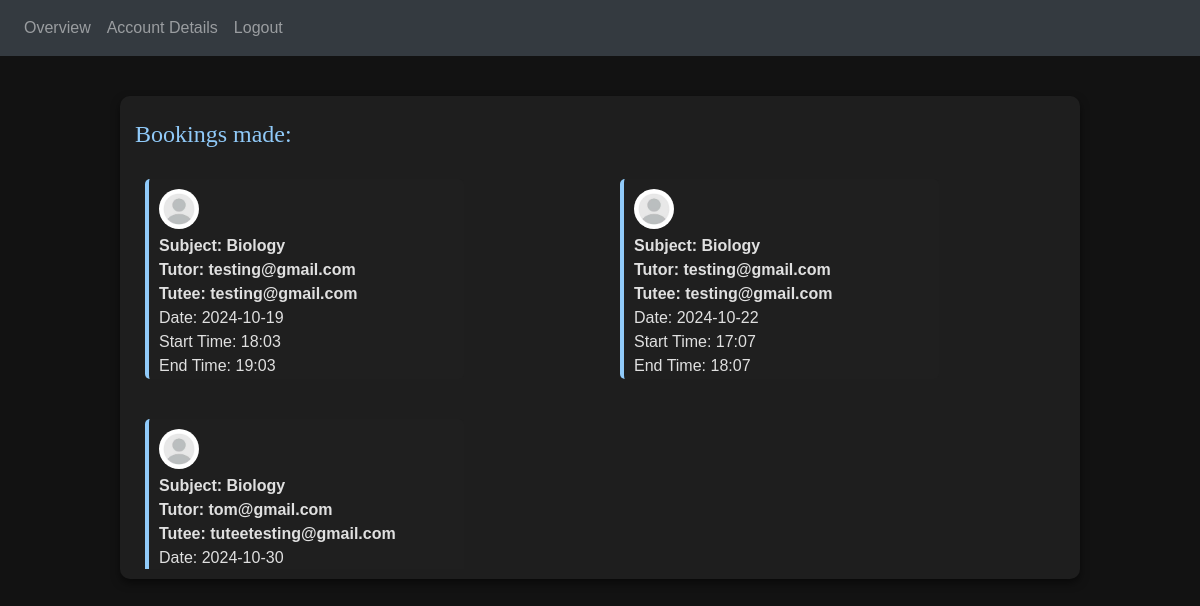
Page /administrator (signed in) on the committed database.
### tables this page shows
CREATE TABLE Subjects (
	subject_id INTEGER NOT NULL,
	subject TEXT NOT NULL,
	CONSTRAINT Subjects_PK PRIMARY KEY (subject_id)
);

CREATE TABLE Bookings (
	booking_id INTEGER NOT NULL,
	subject_id INTEGER NOT NULL,
	tutor_email TEXT NOT NULL,
	tutee_email TEXT NOT NULL,
	date TEXT NOT NULL,
	start_time TEXT NOT NULL,
	end_time TEXT NOT NULL,
	CONSTRAINT Bookings_PK PRIMARY KEY (booking_id),
	CONSTRAINT Bookings_Subjects_FK FOREIGN KEY (subject_id) REFERENCES Subjects(subject_id),
	CONSTRAINT Bookings_Tutors_FK FOREIGN KEY (tutor_email) REFERENCES Tutors(email),
	CONSTRAINT Bookings_Tutees_FK FOREIGN KEY (tutee_email) REFERENCES Tutees(email)
);

### website/views.py (the view)
@views.route('/administrator')
@login_required
def administratorhome():
    def get_timings():
        conn = s.connect("tutoring.db")
        c = conn.cursor()
        c.execute('SELECT subject_id, tutor_email, tutee_email, date, start_time, end_time FROM Bookings')
        data = c.fetchall()  # returning all the bookings made from the database
        for row in range(0, len(data)):
            data[row] = list(data[row])
            data[row][0] = id_to_name(data[row][0])  # converting every subject id to their name
        c.close()
        return data
    records = get_timings()
    return render_template("administratorhome.html", user=current_user, records=records)

### website/__init__.py (called while the page is built)
def create_app():
    app = Flask(__name__)
    app.config['SECRET_KEY'] = 'ihfeoihdaoihaoihfa hufeffdshufds'
    from .views import views
    from .auth import auth
    app.register_blueprint(views, url_prefix='/')
    app.register_blueprint(auth, url_prefix='/')
    from .models import Tutor, Tutee, Administrator
    login_manager = LoginManager()
    login_manager.login_view = 'auth.login'
    login_manager.init_app(app)
    @login_manager.user_loader
    def load_user(email):
        print(f"Loading user with email: {email}")
        return find_load(email)
    return app

### website/auth.py (called while the page is built)
def find_load(email):  # combining database tables of all account types to find a specific account using email
    conn = s.connect("tutoring.db")
    c = conn.cursor()
    c.execute("""SELECT email, firstname, password FROM Tutors WHERE email = ?
                      UNION SELECT email, firstname, password FROM Tutees WHERE email = ?
                      UNION SELECT email, firstname, password FROM Administrators WHERE email = ?""",
              (str(email), str(email), str(email)))
    data = c.fetchone()
    c.close()
    if data is None:
        return None
    else:
        return User(data[0], data[1], data[2]) # returns the data using the User class

### website/views.py (called while the page is built)
def id_to_name(id):
    conn = s.connect("tutoring.db")
    c = conn.cursor()
    c.execute('SELECT subject FROM Subjects WHERE subject_id = ?', (int(id),))
    data = c.fetchone()
    c.close()
    if data:
        return data[0]  # returns the name of the subject
    else:
        return None

### website/templates/administratorhome.html (shortened to what this page needs)
<!DOCTYPE html>
<html>
<head>
    <link
            rel="stylesheet"
            href="https://stackpath.bootstrapcdn.com/bootstrap/4.4.1/css/bootstrap.min.css"
    />
</head>
<body>
<nav class="navbar navbar-expand-lg navbar-dark bg-dark">
    <div class="collapse navbar-collapse" id="navbar">
        <div class="navbar-nav">
            {% if user.is_authenticated %}
            <a class="nav-item nav-link" id="overview" href="/administrator">Overview</a>
            <a class="nav-item nav-link" id="account" href="/administratoraccount">Account Details</a>
            <a class="nav-item nav-link" id="logout" href="/logout">Logout</a>
            {% else %}
            <a class="nav-item nav-link" id="login" href="/login">Login</a>
            <a class="nav-item nav-link" id="signUp" href="/sign-up">Sign Up</a>
            {% endif %}
        </div>
    </div>
</nav>
<div class="container">
        <br>
        <h2>Bookings made: </h2>
        <div class="additions">
            {% for record in records %}
            <div class="addition-item">
                <image src="{{ url_for('static', filename='tutor.jpg')}}" width="50" height="50"></image>
                <div>
                    <strong>Subject: {{record[0]}}</strong><br>
                    <strong>Tutor: {{record[1]}}</strong><br>
                    <strong>Tutee: {{record[2]}}</strong><br>
                    Date: {{record[3]}}<br>
                    Start Time: {{record[4]}}<br>
                    End Time: {{record[5]}}
                </div>
            </div>
            {% endfor %}
        </div>
    </div>
</body>
</html>

### website/templates/administratorhome.html (style rules this page uses)
body { font-family: 'Calibri', sans-serif; margin: 0; padding: 0; background-color: #121212; color: #E0E0E0; }
.container { display: flex; flex: 1; background-color: #1E1E1E; border-radius: 10px; box-shadow: 0 4px 8px rgba(0, 0, 0, 0.5); overflow: hidden; width: 80%; max-width: 1000px; margin: 40px auto; flex-direction: column; overflow-y: auto; }
h1, h2 { font-family: 'Arvo', serif; color: #90CAF9; }
h2 { font-size: 24px; margin-bottom: 10px; }
.additions { display: grid; grid-template-columns: repeat(auto-fill, minmax(300px, 1fr)); gap: 20px; margin: 10px 0; height: 400px; overflow-y: auto; overflow-x: hidden; }
.addition-item { width: 70%; height: 200px; background-color: #1F1F1F; padding: 10px; margin: 10px; border-left: 4px solid #90CAF9; border-radius: 5px; display: flex; align-items: flex-start; color: #E0E0E0; box-sizing: border-box; flex-direction: column; }
.addition-item img { width: 40px; height: 40px; border-radius: 50%; margin-right: 15px; margin-bottom: 5px; }
.addition-item div { font-size: 16px; line-height: 1.5; }

### rows in the picture
Subjects: subject "Biology" "Biology" "Biology"
Bookings: tutor_email "testing@gmail.com", tutee_email "testing@gmail.com", date "2024-10-19", start_time "18:03", end_time "19:03"
Bookings: tutor_email "testing@gmail.com", tutee_email "testing@gmail.com", date "2024-10-22", start_time "17:07", end_time "18:07"
Bookings: tutor_email "tom@gmail.com", tutee_email "tuteetesting@gmail.com", date "2024-10-30"
